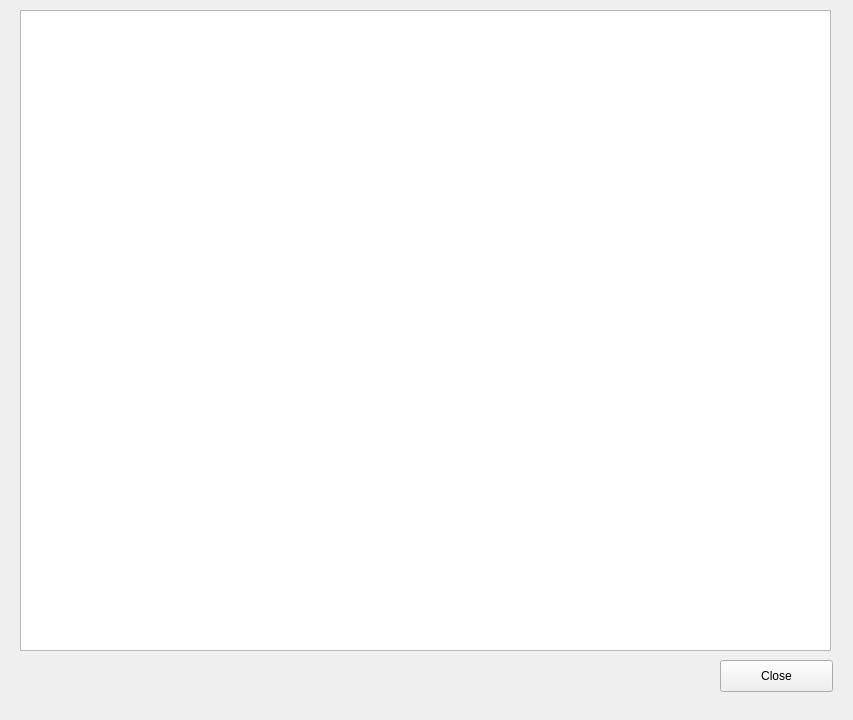
<?xml version="1.0" encoding="UTF-8"?>
<ui version="4.0">
 <class>BoardingPatrolViewWindow</class>
 <widget class="QWidget" name="BoardingPatrolViewWindow">
  <property name="geometry">
   <rect>
    <x>0</x>
    <y>0</y>
    <width>853</width>
    <height>720</height>
   </rect>
  </property>
  <property name="windowTitle">
   <string>Form</string>
  </property>
  <widget class="QPushButton" name="closeBoardingPatrolViewWindow">
   <property name="geometry">
    <rect>
     <x>720</x>
     <y>660</y>
     <width>113</width>
     <height>32</height>
    </rect>
   </property>
   <property name="text">
    <string>Close</string>
   </property>
  </widget>
  <widget class="QTextBrowser" name="boardingPatrolTextView">
   <property name="geometry">
    <rect>
     <x>20</x>
     <y>10</y>
     <width>811</width>
     <height>641</height>
    </rect>
   </property>
  </widget>
 </widget>
 <resources/>
 <connections/>
</ui>
